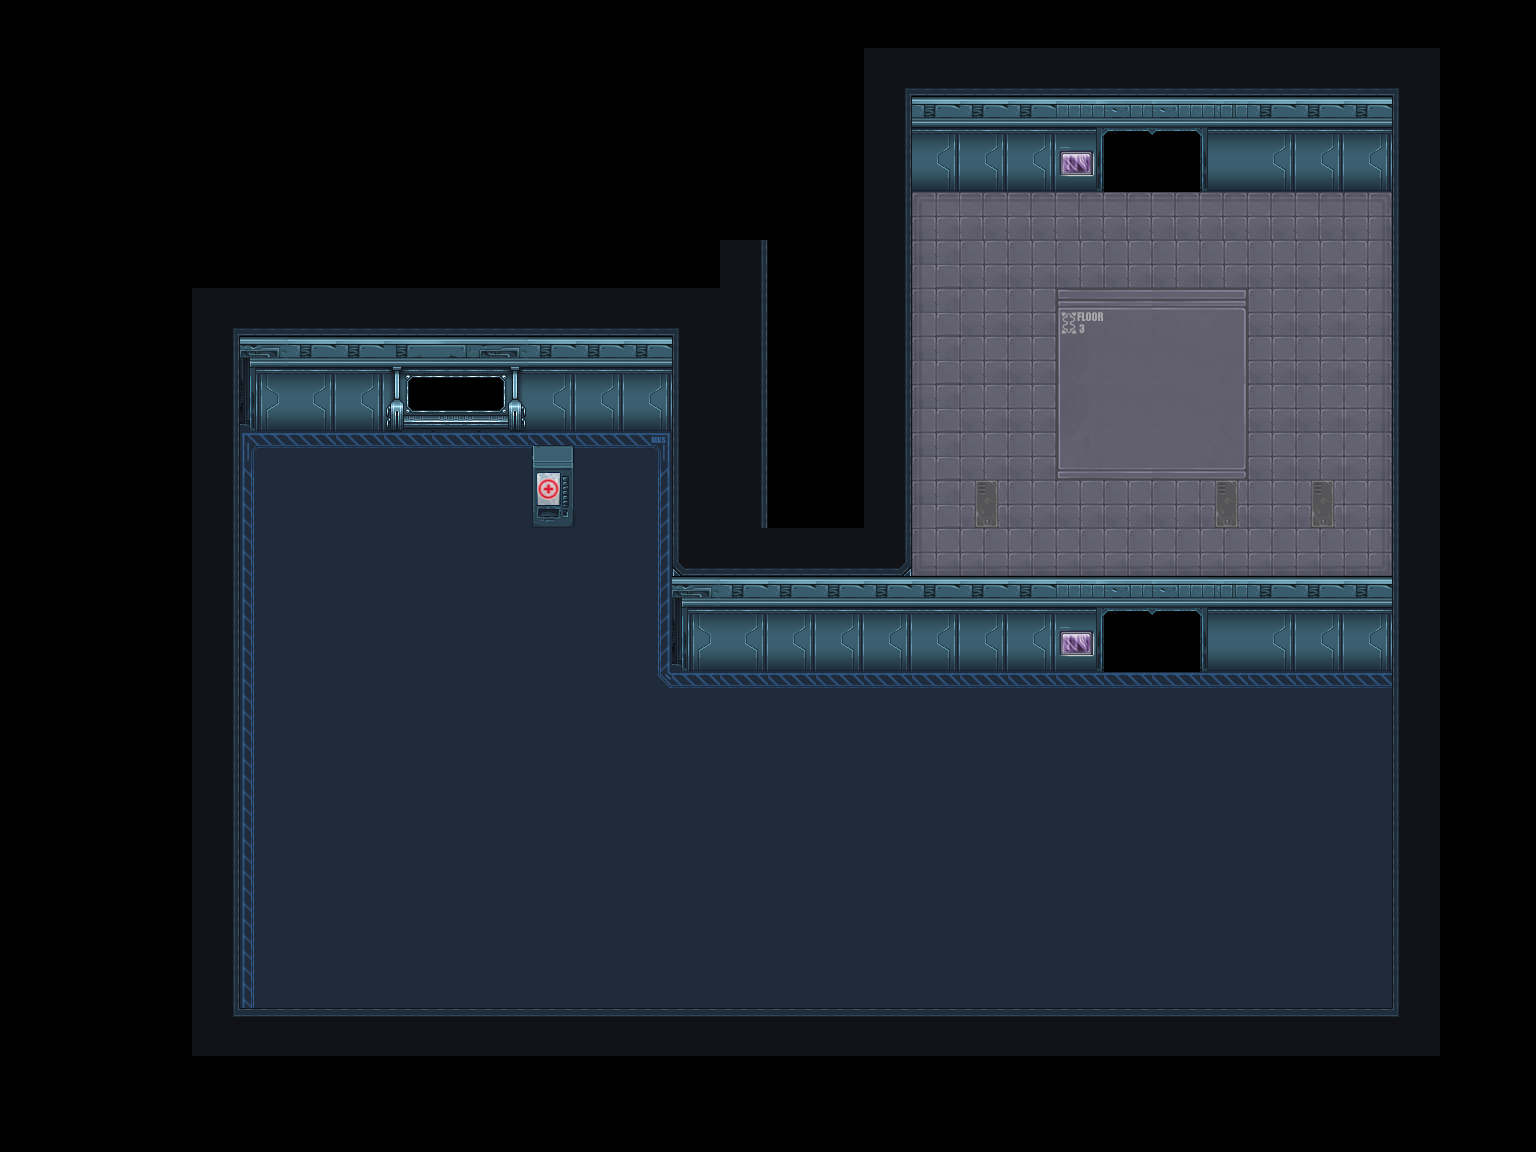

Below is a game level as drawn by its tile map, then a one-line description and the .tmx file that defines it, in full:
An orthogonal 32x24 tile map with 48x48 px tiles, 2 tile layers (Background, Foreground), 1 hidden layer not drawn.

<map version="1.2" tiledversion="1.3.3" orientation="orthogonal" renderorder="right-down" width="32" height="24" tilewidth="48" tileheight="48" infinite="0" nextlayerid="4" nextobjectid="1">
 <tileset firstgid="1" name="SpaceTiles" tilewidth="48" tileheight="48" tilecount="248" columns="8">
  <image source="tileset.png" width="384" height="1530" />
 </tileset>
 <layer id="1" name="Background" width="32" height="24">
  <data encoding="csv">
0,0,0,0,0,0,0,0,0,0,0,0,0,0,0,0,0,0,0,0,0,0,0,0,0,0,0,0,0,0,0,0,
0,0,0,0,0,0,0,0,0,0,0,0,0,0,0,0,0,0,141,151,151,151,151,151,151,151,151,151,151,140,0,0,
0,0,0,0,0,0,0,0,0,0,0,0,0,0,0,0,0,0,144,57,57,57,91,109,110,93,57,57,57,142,0,0,
0,0,0,0,0,0,0,0,0,0,0,0,0,0,0,0,0,0,144,65,65,65,99,117,118,101,65,65,65,142,0,0,
0,0,0,0,0,0,0,0,0,0,0,0,0,0,0,0,0,0,144,13,14,14,14,14,14,14,14,14,15,142,0,0,
0,0,0,0,0,0,0,0,0,0,0,0,0,0,0,144,0,0,144,21,22,22,22,22,22,22,22,22,23,142,0,0,
0,0,0,0,141,151,151,151,151,151,151,151,151,151,140,144,0,0,144,21,22,22,25,37,37,38,22,22,23,142,0,0,
0,0,0,0,144,59,57,57,41,42,43,57,57,57,142,144,0,0,144,21,22,22,44,45,45,46,22,22,23,142,0,0,
0,0,0,0,144,67,65,65,49,50,51,65,65,65,142,144,0,0,144,21,22,22,44,45,45,46,22,22,23,142,0,0,
0,0,0,0,144,62,63,63,63,63,63,63,63,64,142,144,0,0,144,21,22,22,52,53,53,54,22,22,23,142,0,0,
0,0,0,0,144,70,71,71,71,71,71,71,71,72,142,144,0,0,144,21,24,22,22,22,22,24,22,24,23,142,0,0,
0,0,0,0,144,70,71,71,71,71,71,71,71,72,60,151,151,151,61,29,30,30,30,30,30,30,30,30,31,142,0,0,
0,0,0,0,144,70,71,71,71,71,71,71,71,72,59,57,57,57,57,57,57,57,91,109,110,93,57,57,57,142,0,0,
0,0,0,0,144,70,71,71,71,71,71,71,71,72,67,65,65,65,65,65,65,65,99,117,118,101,65,65,65,142,0,0,
0,0,0,0,144,70,71,71,71,71,71,71,71,95,63,63,63,63,63,63,63,63,63,63,63,63,63,63,63,142,0,0,
0,0,0,0,144,70,71,71,71,71,71,71,71,71,71,71,71,71,71,71,71,71,71,71,71,71,71,71,71,142,0,0,
0,0,0,0,144,70,71,71,71,71,71,71,71,71,71,71,71,71,71,71,71,71,71,71,71,71,71,71,71,142,0,0,
0,0,0,0,144,70,71,71,71,71,71,71,71,71,71,71,71,71,71,71,71,71,71,71,71,71,71,71,71,142,0,0,
0,0,0,0,144,70,71,71,71,71,71,71,71,71,71,71,71,71,71,71,71,71,71,71,71,71,71,71,71,142,0,0,
0,0,0,0,144,70,71,71,71,71,71,71,71,71,71,71,71,71,71,71,71,71,71,71,71,71,71,71,71,142,0,0,
0,0,0,0,144,70,71,71,71,71,71,71,71,71,71,71,71,71,71,71,71,71,71,71,71,71,71,71,71,142,0,0,
0,0,0,0,133,135,135,135,135,135,135,135,135,135,135,135,135,135,135,135,135,135,135,135,135,135,135,135,135,132,0,0,
0,0,0,0,0,0,0,0,0,0,0,0,0,0,0,0,0,0,0,0,0,0,0,0,0,0,0,0,0,0,0,0,
0,0,0,0,0,0,0,0,0,0,0,0,0,0,0,0,0,0,0,0,0,0,0,0,0,0,0,0,0,0,0,0
</data>
 </layer>
 <layer id="3" name="Foreground" width="32" height="24">
  <data encoding="csv">
0,0,0,0,0,0,0,0,0,0,0,0,0,0,0,0,0,0,0,0,0,0,0,0,0,0,0,0,0,0,0,0,
0,0,0,0,0,0,0,0,0,0,0,0,0,0,0,0,0,0,0,0,0,0,0,0,0,0,0,0,0,0,0,0,
0,0,0,0,0,0,0,0,0,0,0,0,0,0,0,0,0,0,0,0,0,0,0,0,0,0,0,0,0,0,0,0,
0,0,0,0,0,0,0,0,0,0,0,0,0,0,0,0,0,0,0,0,0,0,122,0,0,0,0,0,0,0,0,0,
0,0,0,0,0,0,0,0,0,0,0,0,0,0,0,0,0,0,0,0,0,0,0,0,0,0,0,0,0,0,0,0,
0,0,0,0,0,0,0,0,0,0,0,0,0,0,0,0,0,0,0,0,0,0,0,0,0,0,0,0,0,0,0,0,
0,0,0,0,0,0,0,0,0,0,0,0,0,0,0,0,0,0,0,0,0,0,0,0,0,0,0,0,0,0,0,0,
0,0,0,0,0,0,0,0,0,0,0,0,0,0,0,0,0,0,0,0,0,0,0,0,0,0,0,0,0,0,0,0,
0,0,0,0,0,0,0,0,0,0,0,0,0,0,0,0,0,0,0,0,0,0,0,0,0,0,0,0,0,0,0,0,
0,0,0,0,0,0,0,0,0,0,0,202,0,0,0,0,0,0,0,0,0,0,0,0,0,0,0,0,0,0,0,0,
0,0,0,0,0,0,0,0,0,0,0,210,0,0,0,0,0,0,0,0,0,0,0,0,0,0,0,0,0,0,0,0,
0,0,0,0,0,0,0,0,0,0,0,0,0,0,0,0,0,0,0,0,0,0,0,0,0,0,0,0,0,0,0,0,
0,0,0,0,0,0,0,0,0,0,0,0,0,0,0,0,0,0,0,0,0,0,0,0,0,0,0,0,0,0,0,0,
0,0,0,0,0,0,0,0,0,0,0,0,0,0,0,0,0,0,0,0,0,0,122,0,0,0,0,0,0,0,0,0,
0,0,0,0,0,0,0,0,0,0,0,0,0,0,0,0,0,0,0,0,0,0,0,0,0,0,0,0,0,0,0,0,
0,0,0,0,0,0,0,0,0,0,0,0,0,0,0,0,0,0,0,0,0,0,0,0,0,0,0,0,0,0,0,0,
0,0,0,0,0,0,0,0,0,0,0,0,0,0,0,0,0,0,0,0,0,0,0,0,0,0,0,0,0,0,0,0,
0,0,0,0,0,0,0,0,0,0,0,0,0,0,0,0,0,0,0,0,0,0,0,0,0,0,0,0,0,0,0,0,
0,0,0,0,0,0,0,0,0,0,0,0,0,0,0,0,0,0,0,0,0,0,0,0,0,0,0,0,0,0,0,0,
0,0,0,0,0,0,0,0,0,0,0,0,0,0,0,0,0,0,0,0,0,0,0,0,0,0,0,0,0,0,0,0,
0,0,0,0,0,0,0,0,0,0,0,0,0,0,0,0,0,0,0,0,0,0,0,0,0,0,0,0,0,0,0,0,
0,0,0,0,0,0,0,0,0,0,0,0,0,0,0,0,0,0,0,0,0,0,0,0,0,0,0,0,0,0,0,0,
0,0,0,0,0,0,0,0,0,0,0,0,0,0,0,0,0,0,0,0,0,0,0,0,0,0,0,0,0,0,0,0,
0,0,0,0,0,0,0,0,0,0,0,0,0,0,0,0,0,0,0,0,0,0,0,0,0,0,0,0,0,0,0,0
</data>
 </layer>
 <layer id="2" name="WhereObjectsGo" width="32" height="24" visible="0">
  <data encoding="csv">
0,0,0,0,0,0,0,0,0,0,0,0,0,0,0,0,0,0,0,0,0,0,0,0,0,0,0,0,0,0,0,0,
0,0,0,0,0,0,0,0,0,0,0,0,0,0,0,0,0,0,0,0,0,0,0,0,0,0,0,0,0,0,0,0,
0,0,0,0,0,0,0,0,0,0,0,0,0,0,0,0,0,0,0,0,0,0,0,92,92,0,0,0,0,0,0,0,
0,0,0,0,0,0,0,0,0,0,0,0,0,0,0,0,0,0,0,0,0,0,0,100,100,0,0,0,0,0,0,0,
0,0,0,0,0,0,0,0,0,0,0,0,0,0,0,0,0,0,0,0,0,0,0,0,0,0,0,0,0,0,0,0,
0,0,0,0,0,0,0,0,0,0,0,0,0,0,0,0,0,0,0,0,0,0,0,0,0,0,0,0,0,0,0,0,
0,0,0,0,0,0,0,0,0,0,0,0,0,0,0,0,0,0,0,0,0,0,0,0,0,0,0,0,0,0,0,0,
0,0,0,0,0,0,0,0,0,0,0,0,0,0,0,0,0,0,0,0,0,0,0,0,0,0,0,0,0,0,0,0,
0,0,0,0,0,0,0,0,0,0,0,0,0,0,0,0,0,0,0,0,0,0,0,0,0,0,0,0,0,0,0,0,
0,0,0,0,0,0,0,0,0,0,0,0,0,0,0,0,0,0,0,0,0,0,0,0,0,0,0,0,0,0,0,0,
0,0,0,0,0,0,0,0,0,0,0,0,0,0,0,0,0,0,0,0,0,0,0,0,0,0,0,0,0,0,0,0,
0,0,0,0,0,0,0,0,0,0,0,0,0,0,0,0,0,0,0,0,0,0,0,0,0,0,0,0,0,0,0,0,
0,0,0,0,0,0,0,0,0,0,0,0,0,0,0,0,0,0,0,0,0,0,0,92,92,0,0,0,0,0,0,0,
0,0,0,0,0,0,0,0,0,0,0,0,0,0,0,0,0,0,0,0,0,0,0,100,100,0,0,0,0,0,0,0,
0,0,0,0,0,0,0,0,0,0,0,0,0,0,0,0,0,0,0,0,0,0,0,0,0,0,0,0,0,0,0,0,
0,0,0,0,0,0,0,0,0,0,0,0,0,0,0,0,0,0,0,0,0,0,0,0,0,0,0,0,0,0,0,0,
0,0,0,0,0,0,0,0,0,0,0,0,0,0,0,0,0,0,0,0,0,0,0,0,0,0,0,0,0,0,0,0,
0,0,0,0,0,0,0,0,0,0,0,0,0,0,0,0,0,0,0,0,0,0,0,0,0,0,0,0,0,0,0,0,
0,0,0,0,0,0,0,0,0,0,0,0,0,0,0,0,0,0,0,0,0,0,0,0,0,0,0,0,0,0,0,0,
0,0,0,0,0,0,0,0,0,0,0,0,0,0,0,0,0,0,0,0,0,0,0,0,0,0,0,0,0,0,0,0,
0,0,0,0,0,0,0,0,0,0,0,0,0,0,0,0,0,0,0,0,0,0,0,0,0,0,0,0,0,0,0,0,
0,0,0,0,0,0,0,0,0,0,0,0,0,0,0,0,0,0,0,0,0,0,0,0,0,0,0,0,0,0,0,0,
0,0,0,0,0,0,0,0,0,0,0,0,0,0,0,0,0,0,0,0,0,0,0,0,0,0,0,0,0,0,0,0,
0,0,0,0,0,0,0,0,0,0,0,0,0,0,0,0,0,0,0,0,0,0,0,0,0,0,0,0,0,0,0,0
</data>
 </layer>
</map>